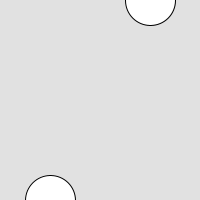
Frame 1 (no input)
Frame 60 (the mouse pressed at the canvas centre just before this capture): identical to frame 1, image omitted
Frame 120 (the mouse held since frame 60 and released just before this capture): identical to frame 1, image omitted

The Processing sketch that drew this single still picture (run headless with seeded random() and noise(); from frame 60 on, the mouse is pressed at the canvas centre):

// Processing sketch: checkpoint_6
// ── checkpoint_6.pde
int yL, yR;

void setup () {
  size (200, 200);
  yL=200;
  yR=0;
}

void draw () {
  background (225);
  circle (50, yL, 50);
  circle (150, yR, 50);
  
}
